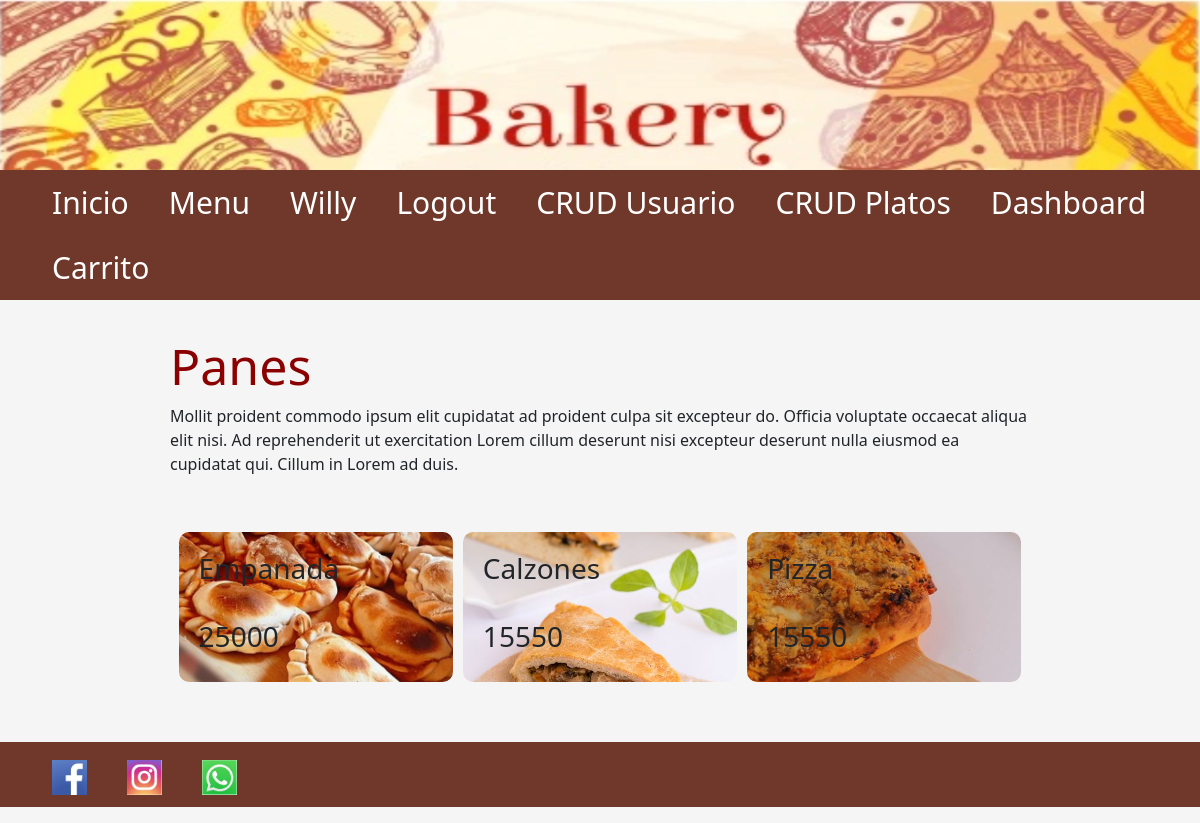
/Menu (signed in), run on the app's committed database.
### panaderia/models.py (models this page shows, shortened)
class Personas(db.Model, UserMixin):
    __tablename__ = 'personas'
    id = db.Column(db.Integer, primary_key=True)
    nombre = db.Column(db.String(200), nullable=True)
    apellido = db.Column(db.String(200), nullable=True)
    direccion = db.Column(db.String(200))
    celular = db.Column(db.Integer, nullable=True)
    email = db.Column(db.String(200), nullable=True)
    fechanacimiento = db.Column(db.String(200))
    nombreimagenpersona = db.Column(db.String(20), nullable=False, default='default.jpg')
    idrol = db.Column(db.Integer, db.ForeignKey('roles.idrol'))
    rol = db.relationship('Roles', backref=backref('personas', lazy='dynamic'))
    password_hash = db.Column(db.String(200), nullable=True)
    @property
    def password(self):
        raise AttributeError('password: write-only field')

class Platos(db.Model):
    __tablename__ = 'platos'
    idproducto = db.Column(db.Integer, primary_key=True)
    nombreplato = db.Column(db.String(510), nullable=True)
    precioplato = db.Column(db.Integer, nullable=True)
    descripcionplato = db.Column(db.String(200))
    nombreimagenplato = db.Column(db.String(200), nullable=False)

### panaderia/views.py (the view)
@app.route('/Menu')
def menu():
    platos = Platos.query.all()
    return render_template('menu.html', platos=platos)

### panaderia/models.py (called while the page is built)
@login_manager.user_loader
def cargarpersona(id):
    return Personas.query.get(int(id))

### panaderia/templates/Menu.html
{% extends './layout.html' %} {% block title %} Menu {% endblock %} {% block body %}
    <h1>Panes</h1>
    <p>Mollit proident commodo ipsum elit cupidatat ad proident culpa sit excepteur do. Officia voluptate occaecat aliqua elit nisi. Ad reprehenderit ut exercitation Lorem cillum deserunt nisi excepteur deserunt nulla eiusmod ea cupidatat qui. Cillum in
        Lorem ad duis.</p>
    <div class="contenedor">
        {%for plato in platos%}
                    <div class="imagenes-inicio" style="background-image:url(static/uploads/{{plato.nombreimagenplato}})">
                        <div class="textos">
                            <h3>{{plato.nombreplato}}</h3>
                            <h3>{{plato.precioplato}}</h3>
                        </div>
                    </div>
        {% endfor %}
{% endblock %}

### panaderia/templates/layout.html (shortened to what this page needs)
<!DOCTYPE html>
<html lang="en">
<head>
    <link href="https://cdn.jsdelivr.net/npm/bootstrap@5.1.3/dist/css/bootstrap.min.css" rel="stylesheet">
    <link rel='stylesheet' href="{{url_for('static', filename='css/layout.css')}}" />
</head>
<header>
    <img src="{{url_for('static', filename='imagenes/bakery4.png')}}" alt="Banner Horizontal" width="100%" height="170px" />
</header>
<div>
    <nav>
        <ul>
            <li><a href="{{url_for('index')}}">Inicio</a></li>
            <li><a href="{{url_for('menu')}}">Menu</a></li>
            {% if current_user.is_authenticated %}
                <li><a href="{{url_for('perfil')}}">{{current_user.nombre}}</a></li>
                <li><a href="{{url_for('logout')}}">Logout</a></li>
                {% if current_user.idrol==2 %}
                    <li><a href="{{url_for('registro')}}">CRUD Usuario</a></li>
                    <li><a href="{{url_for('crearplatos')}}">CRUD Platos</a></li>
                    <li><a href="{{url_for('dashboard')}}">Dashboard</a></li>
                {% endif %}
            {% else %}
                <li><a href="{{url_for('registro')}}">Registro</a></li>
                <li><a href="{{url_for('login')}}">Login</a></li>
            {% endif %}
            <li><a href="/Carrito">Carrito</a></li>
        </ul>
    </nav>
    <body>
    <main>
    {% block body %} {% endblock %}
    </main>
    </body>
    <footer>
        <div>
            <ul class="horizontal-list" aling="rigth">
                <li>
                    <a><img src="{{url_for('static', filename='imagenes/facebookicono.png')}}" width="35" height="35" class="x-footer-social-icons facebook" align="center"></a>
                </li>
                <li>
                    <a><img src="{{url_for('static', filename='imagenes/instagramIco.PNG')}}" width="35" height="35" class="x-footer-social-icons facebook" align='center'></a>
                </li>
                <li>
                    <a><img src="{{url_for('static', filename='imagenes/whatsappIco.png')}}" width="35" height="35" class="x-footer-social-icons facebook" align='center'></a>
                </li>
            </ul>
        </div>
    </footer>
</html>

### panaderia/static/css/layout.css (style rules this page uses)
* { margin: 0; padding: 0; font-style: Ginebra; }
main { max-width: 900px; width: 90%; margin: auto; padding: 20px; }
h1 { color: darkred; font-style: Ginebra; }
ul { list-style-type: none; background-color: #70382a; overflow: hidden; }
li { float: left; font-size: 30px; }
li a { display: block; color: white; padding-left: 20px; padding-right: 20px; padding-top: 10px; padding-bottom: 10px; text-decoration: none; text-align: center; }
h1 { text-align: left; font-size: 50px; }
.contenedor, .contenedorcarrito { width: 98%; max-width: 1000px; margin: auto; padding: 40px 0; display: grid; grid-template-columns: 1fr 1fr 1fr; gap: 10px; }
.imagenes-inicio { border-radius: 10px; min-height: 150px; font-weight: bold; padding: 20px; position: relative; overflow: hidden; background-size: cover; background-position: center center; }
.imagenes-inicio .textos { height: 100%; display: grid; grid-template-rows: 1fr auto; }

### panaderia/templates/layout.html (style rules this page uses)
body { background-color: whitesmoke; animation-direction: normal; }

### data on the page
Personas: nombre "Willy"
Platos: nombreimagenplato (picture), nombreplato "Empanada", precioplato "25000"
Platos: nombreimagenplato (picture), nombreplato "Calzones", precioplato "15550"
Platos: nombreimagenplato (picture), nombreplato "Pizza", precioplato "15550"
